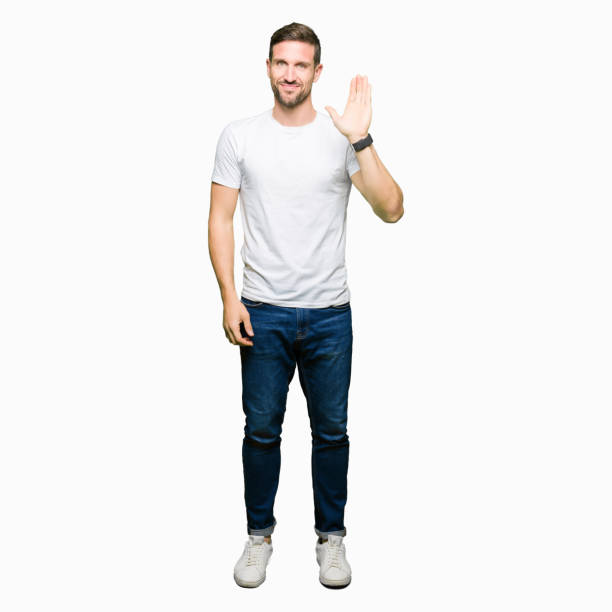
#> input picture data/1.jpg, 612 x 612 px
$ python reprojection.py
#> lines starting #> are read from the running program, lines starting #| are printed output that depends on the picture
import numpy as np
import cv2

src = cv2.imread("data/1.jpg", cv2.IMREAD_GRAYSCALE)
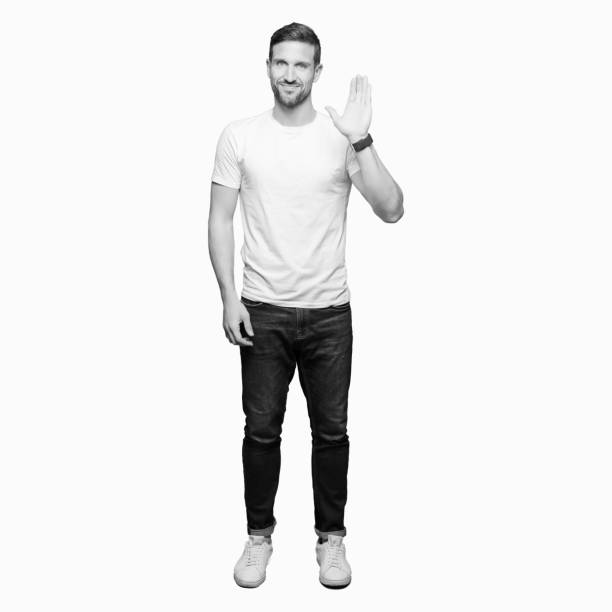
#> src: shape (612, 612); min 0, max 255, mean 235.2
cv2.imshow('source', src)
cv2.waitKey(0)

width = src.shape[1]
#> width = 612
height = src.shape[0]
#> height = 612

fx1 = 10.0
fy1 = 10.0
cx1 = width / 2.0
#> cx1 = 306
cy1 = height / 2.0
#> cy1 = 306
lamb1 = 0.0

fx2 = 5.0
fy2 = 5.0
cx2 = 100
cy2 = 100
lamb2 = 0.1

img_convert = np.zeros_like(src)
XY = np.indices(src.shape, dtype=float)

XY[0] = (XY[0] - cx1) / fx1
XY[1] = (XY[1] - cy1) / fy1
Z = 1 + lamb1 * (((XY[0] - cx1) / fx1) ** 2 + ((XY[1] - cy1) / fy1) ** 2)

max_x = np.max(XY[0])
#> max_x = 30.5
max_y = np.max(XY[1])
#> max_y = 30.5

u = XY[0] / Z * fx2 * (1 + lamb2 * ((XY[0] / max_x) ** 2 + (XY[1] / max_y) ** 2)) + cx2
v = XY[1] / Z * fy2 * (1 + lamb2 * ((XY[0] / max_x) ** 2 + (XY[1] / max_y) ** 2)) + cy2

u[(u < 0)] = 0
u[u > width] = 0
v[(v < 0)] = 0
v[v > height] = 0

img_convert[u.astype(int), v.astype(int)] = src
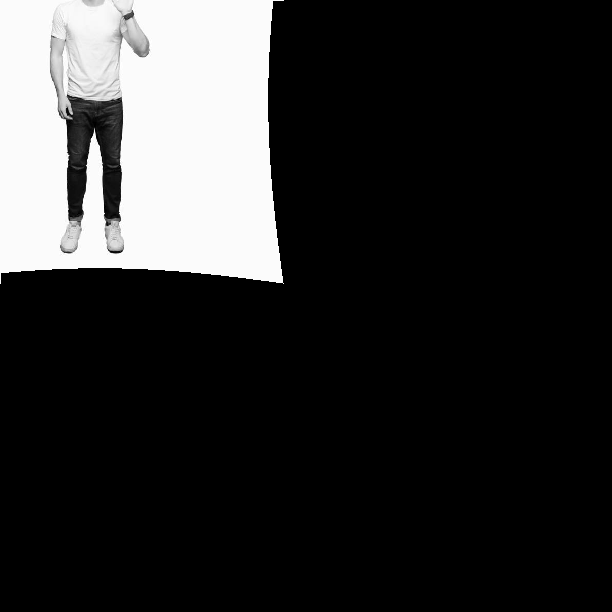
#> img_convert: shape (612, 612); min 0, max 255, mean 45.7

cv2.imshow('dst', img_convert)
cv2.waitKey(0)
cv2.destroyAllWindows()

$ run again, with data/2.jpg copied over data/1.jpg
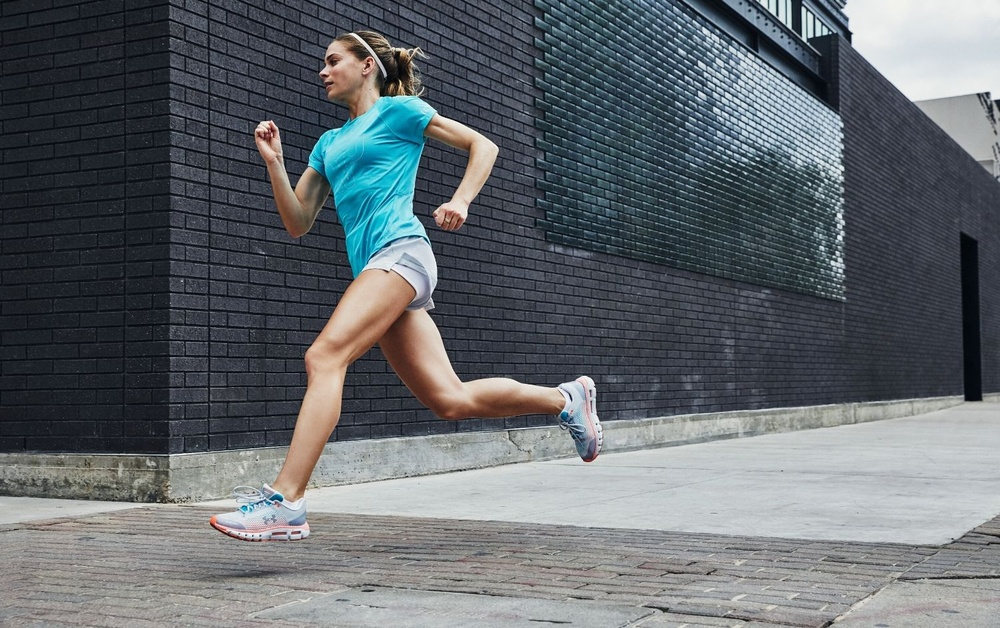
#> input picture data/2.jpg, 1000 x 628 px, shrunk from 1504 x 944 before the run
#> `src = cv2.imread("data/1.jpg", cv2.IMREAD_GRAYSCALE)`:
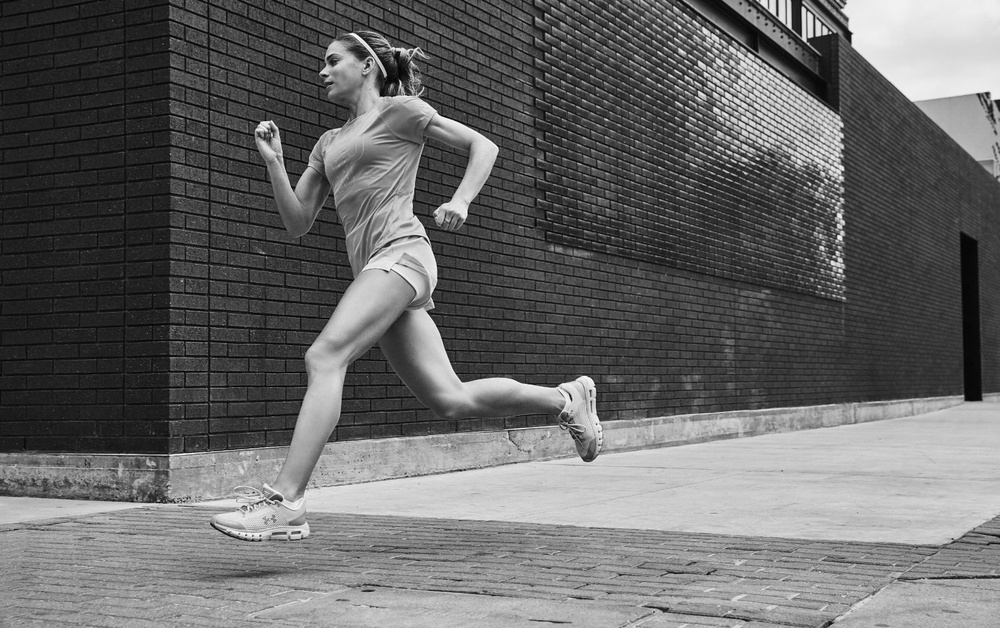
#> src: shape (628, 1000); min 0, max 255, mean 103.3
#> `img_convert[u.astype(int), v.astype(int)] = src`:
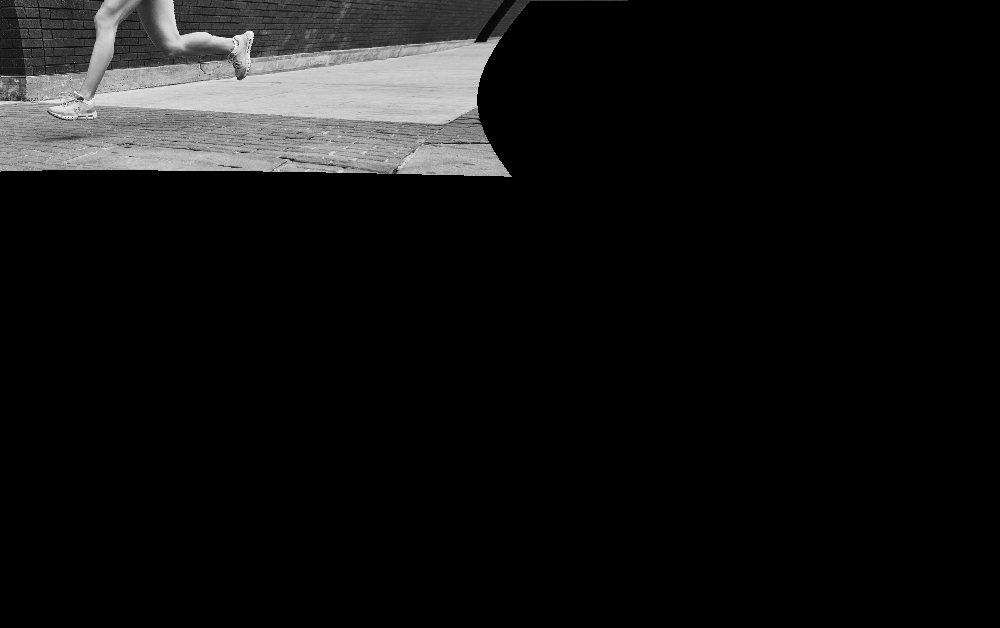
#> img_convert: shape (628, 1000); min 0, max 255, mean 18.1
